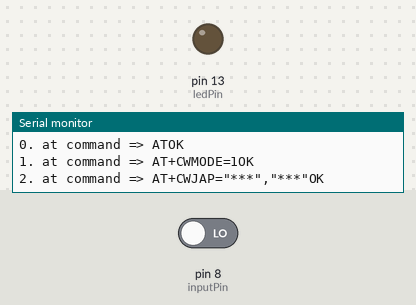
Bench run of a sketch on a simulated Arduino Uno, built with avr-gcc and run on an emulated ATmega328P. Parts: output pins drawn as LEDs (lit = HIGH), the last lines printed to the serial monitor. Inputs (shaded band) come from the test bench; at power-on: pin 8 (inputPin) LOW. The modem accepts every AT command (registered, SIM ready, sends succeed) and sends nothing else.

Above: at 1.2 s.
1.3 s: pin 8 (inputPin) driven HIGH
At 1.6 s:
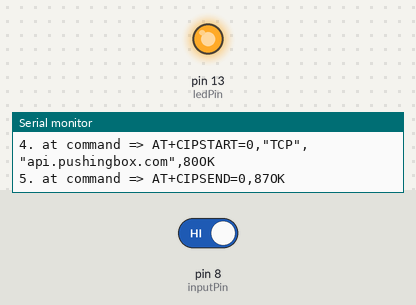
2.8 s: pin 8 (inputPin) driven LOW
At 3.6 s:
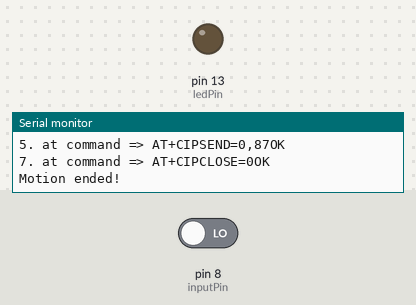
Timing chart, 0 to 5.8 s (numbered marks = the images above; inputs shaded):
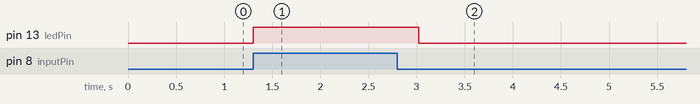

The sketch:

sketch_jun20d.ino
```cpp
#include <SoftwareSerial.h>
#define RX 2
#define TX 3
int ledPin = 13;
int inputPin = 8;
int pirState = LOW;

String AP = "***"; // CHANGE ME
String PASS = "***"; // CHANGE ME
String deviceId = "***"; // CHANGE ME
String HOST = "api.pushingbox.com";
String uri = "http://api.pushingbox.com";
String PORT = "80";
int countTrueCommand;
int countTimeCommand;
boolean found = false;
int valSensor = 0;
boolean requestSent = false;
SoftwareSerial esp8266(RX,TX);


void setup() {
  Serial.begin(9600);
  esp8266.begin(9600);
  pinMode(ledPin, OUTPUT);
  pinMode(inputPin, INPUT);

  sendCommand("AT",5,"OK");
  sendCommand("AT+CWMODE=1",5,"OK");
  sendCommand("AT+CWJAP=\""+ AP +"\",\""+ PASS +"\"",20,"OK");
}

void loop() {
  getSensorData();
  if (valSensor == HIGH && !requestSent) {
    String getData = "GET /pushingbox?devid="+deviceId + " HTTP/1.1\r\n" ;
    getData+="Host: api.pushingbox.com\r\n";
    getData+="Connection: close\r\n\r\n";
    sendCommand("AT+CIPMUX=1",5,"OK");
    sendCommand("AT+CIPSTART=0,\"TCP\",\""+ HOST +"\","+ PORT,15,"OK");
    sendCommand("AT+CIPSEND=0," +String(getData.length()+4),4,">");
    esp8266.println(getData);delay(1500);countTrueCommand++;
    sendCommand("AT+CIPCLOSE=0",5,"OK");

    requestSent = true;
  }

}
void getSensorData(){
  valSensor = digitalRead(inputPin);
  if (valSensor == HIGH) {
    digitalWrite(ledPin, HIGH);
    if (pirState == LOW) {
      Serial.println("Motion detected!");
      pirState = HIGH;
    }
  } else {
    digitalWrite(ledPin, LOW);
    requestSent = false;
    if (pirState == HIGH){
      Serial.println("Motion ended!");
      pirState = LOW;
    }
  }
}
void sendCommand(String command, int maxTime, char readReplay[]) {
  Serial.print(countTrueCommand);
  Serial.print(". at command => ");
  Serial.print(command);
  Serial.print("");
  while(countTimeCommand < (maxTime*1))
  {
    esp8266.println(command);//at+cipsend
    if(esp8266.find(readReplay))//ok
    {
      found = true;
      break;
    }

    countTimeCommand++;
  }

  if(found == true)
  {
    Serial.println("OK");
    countTrueCommand++;
    countTimeCommand = 0;
  }

  if(found == false)
  {
    Serial.println("ERROR");
    countTrueCommand = 0;
    countTimeCommand = 0;
  }

  found = false;
 }
```

Measured:
- after the input at 1.3 s, pin 13 (ledPin): LOW → HIGH at once
- after the input at 2.8 s, pin 13 (ledPin): HIGH → LOW after 0.22 s
